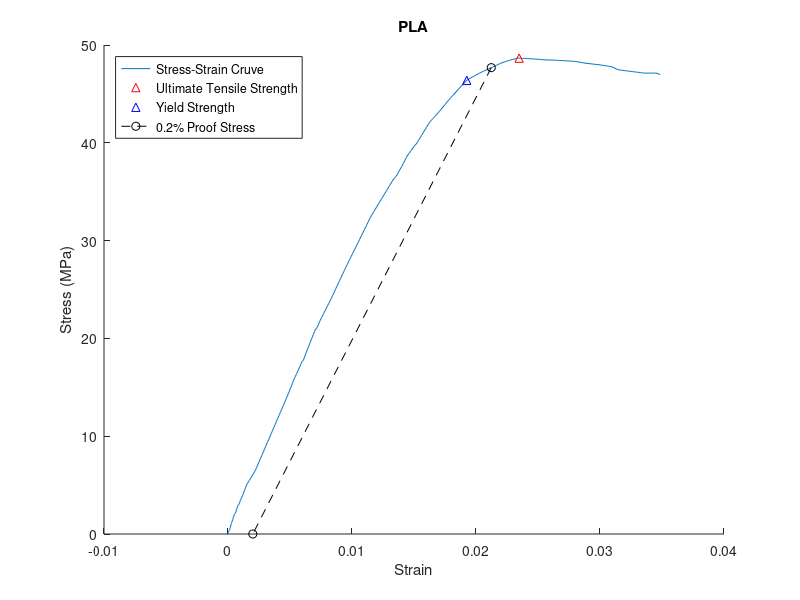
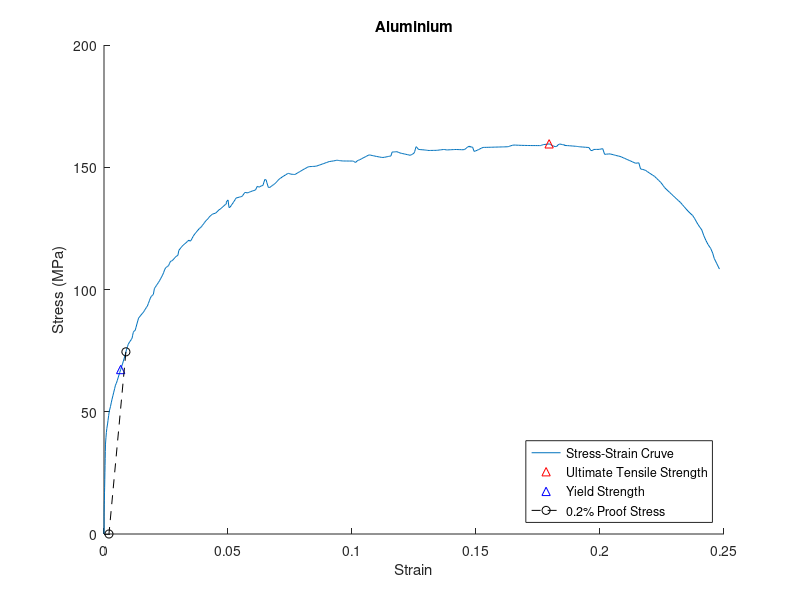
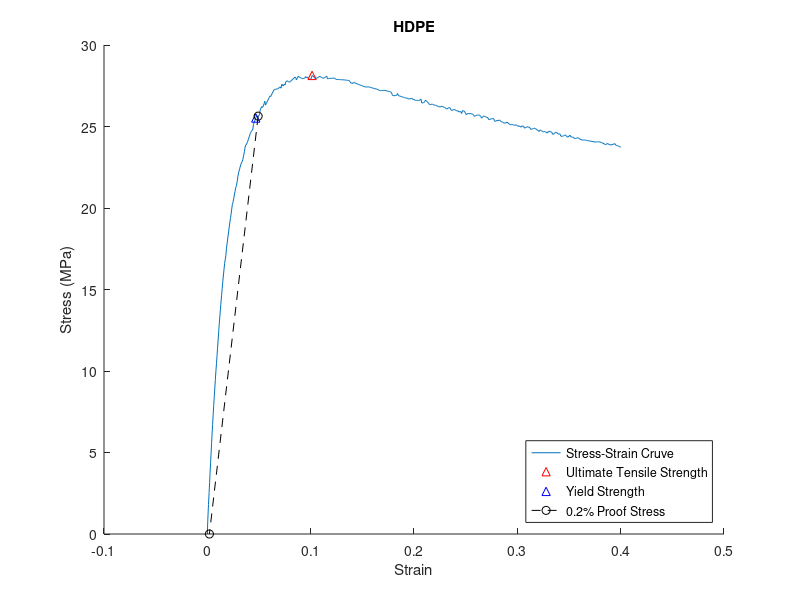
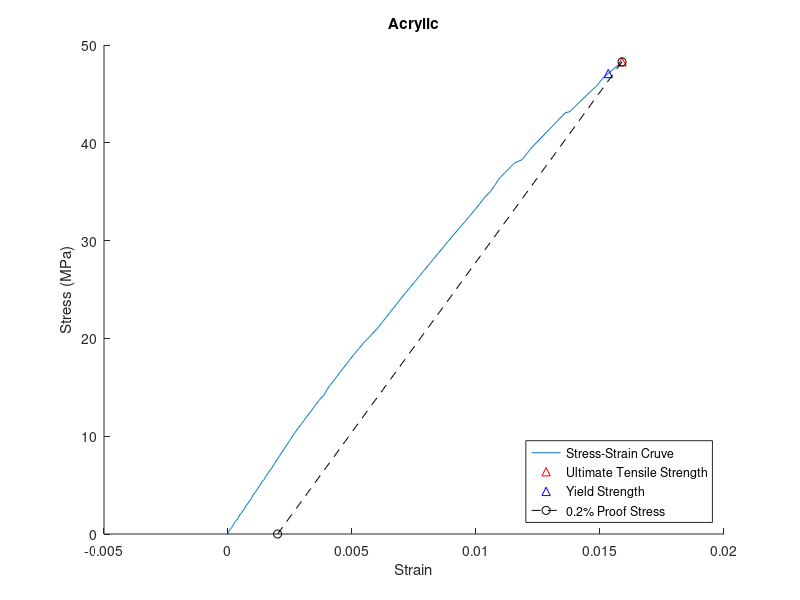

These charts were generated, in order, by the following MATLAB code:
% Campbell Gregor
% Last modified: 12/9/22
% 33110018

clc; clear all; close all;


PLAData = importdata("PLA_TeamT18.txt");
AlData = importdata("Al_T18.txt");
PeData = importdata("HDPE_TeamT18.txt");
AcData = importdata("acrylic.csv");


dataPLA = PLAData.data;
dataAL = AlData.data;
dataPE = PeData.data;
% Clean up data
dataPLA = dataPLA(1:486, :);

dataAC = AcData.data;

% Find Max of all
[maxPLA , IndexPLA] = max(dataPLA(:,1));
[maxAL , IndexAL] = max(dataAL(:,1));
[maxPE , IndexPE] = max(dataPE(:,1));
[maxAC,IndexAC] = max(dataAC(:,1));

% Finding Young's Modulus
PLAFlat =[31.835,0.011276];
ALFlat = [30.779, 0.00048144];
PEFlat = [16.251, 0.016168];
ACFlat = [10.041, 0.002611];


PLAModulus = PLAFlat(1)/PLAFlat(2);
ALModulus = ALFlat(1)/ALFlat(2);
PEModulus = PEFlat(1)/PEFlat(2);
ACModulus = ACFlat(1)/ACFlat(2);

% Yield Strength
ALYield = [67.278, 0.0067325];
PLAYield = [46.383, 0.019254];
PEYield = [25.521, 0.046885];
ACYield = [47.082, 0.015334];

% 0.2% offset

ofsetValuePLA = PLAYield(2) + 0.002;
ofsetValueAL = ALYield(2) + 0.002;
ofsetValuePE = PEYield(2) + 0.002;
ofsetValueAC = ACYield(2) + 0.002;

% Found the stress (x-axis) value, need to find the y-axis one, then plug
% Draw line from 0.002 to that point for 0.2% 
[c1, indexPLA2] = min(abs(dataPLA(:,2)-ofsetValuePLA));
[c2, indexAL2] = min(abs(dataAL(:,2)-ofsetValueAL));
[c3, indexPE2] = min(abs(dataPE(:,2)-ofsetValuePE));
[c4, indexAC2] = min(abs(dataAC(:,2)-ofsetValueAC));

PLAPoints = [dataPLA(indexPLA2,1), dataPLA(indexPLA2,2);0,0.002];

PEPoints = [dataPE(indexPE2,1), dataPE(indexPE2,2); 0,0.002];

ALPoints = [dataAL(indexAL2,1), dataAL(indexAL2,2);0,0.002];

ACPoints = [dataAC(indexAC2,1),dataAC(indexAC2,2);0,0.002];


% Ductility
PLADuctility = (dataPLA(end,2) - PLAYield(2)) * 100;
ALDuctility = (dataAL(end,2) - ALYield(2)) * 100;
PEDuctility = (dataPE(end,2) - PEYield(2)) * 100;
ACDuctility = (dataAC(end,2) - ACYield(2)) * 100;

% ((y- y1)/m) + x1 = x


% Plot
figure(1);
hold on;
plot(dataPLA(:,2), dataPLA(:,1));
plot(dataPLA(IndexPLA,2),maxPLA, "r^")
plot(PLAYield(2),PLAYield(1), "b^")
plot(PLAPoints(:,2), PLAPoints(:,1), "ko--")

xlabel("Strain");
ylabel("Stress (MPa)");
title("PLA");
legend("Stress-Strain Cruve", "Ultimate Tensile Strength", "Yield Strength", "0.2% Proof Stress", "Location", "northwest")

hold off;


figure(2);
hold on;
plot(dataAL(:,2), dataAL(:,1));
plot(dataAL(IndexAL,2),maxAL, "r^")
plot(ALYield(2),ALYield(1), "b^")
plot(ALPoints(:,2), ALPoints(:,1), "ko--")



xlabel("Strain");
ylabel("Stress (MPa)");
title("Aluminium");
legend("Stress-Strain Cruve", "Ultimate Tensile Strength", "Yield Strength", "0.2% Proof Stress", "Location", "southeast")
hold off;


figure(3);
hold on;
plot(dataPE(:,2), dataPE(:,1));
plot(dataPE(IndexPE,2),maxPE, "r^")
plot(PEYield(2),PEYield(1), "b^")
plot(PEPoints(:,2), PEPoints(:,1), "ko--")


xlabel("Strain");
ylabel("Stress (MPa)");
title("HDPE");
legend("Stress-Strain Cruve", "Ultimate Tensile Strength", "Yield Strength", "0.2% Proof Stress", "Location", "southeast")
hold off;

figure(4);
hold on;
plot(dataAC(:,2), dataAC(:,1));
plot(dataAC(IndexAC,2),maxAC, "r^")
plot(ACYield(2),ACYield(1), "b^")
plot(ACPoints(:,2), ACPoints(:,1), "ko--")


xlabel("Strain");
ylabel("Stress (MPa)");
title("Acrylic");
legend("Stress-Strain Cruve", "Ultimate Tensile Strength", "Yield Strength", "0.2% Proof Stress", "Location", "southeast")
hold off;







